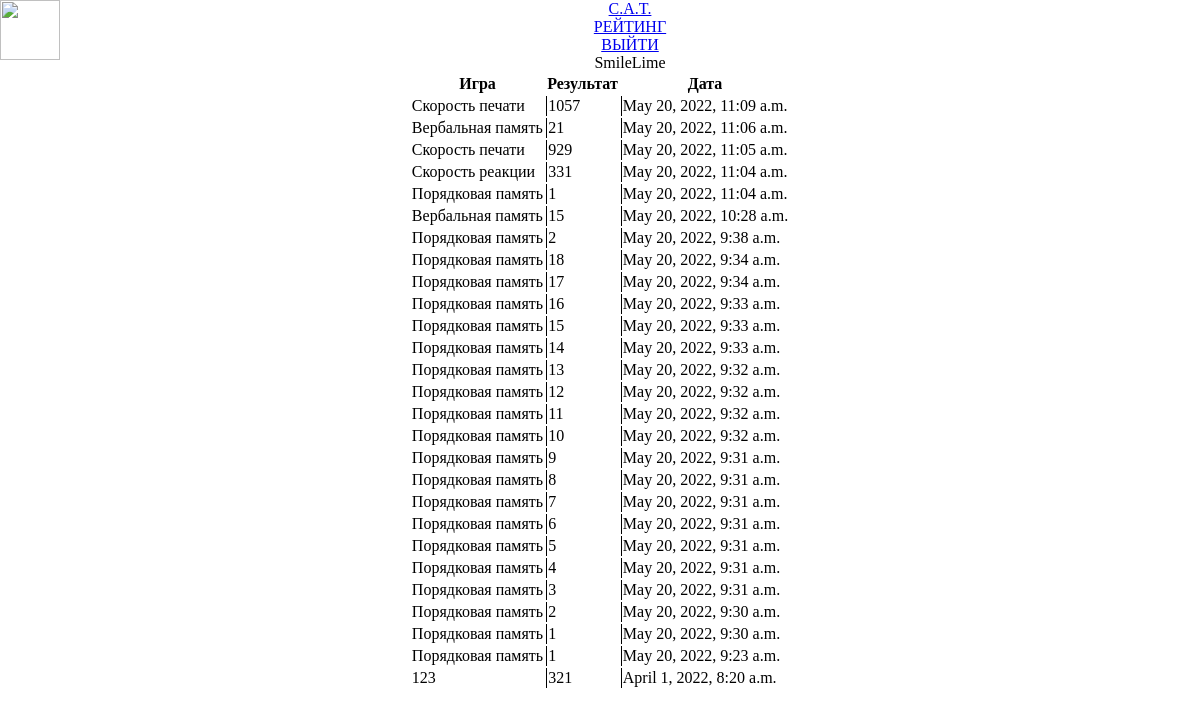
Screenshot of /results/ (signed in) with the database file from the repository.
### base/models.py (models this page shows, shortened)
class Result(models.Model):
    user = models.ForeignKey(User, on_delete=models.CASCADE)
    game = models.CharField(max_length=50)
    score = models.IntegerField()
    created = models.DateTimeField(auto_now_add=True)
    class Meta:
        ordering = ['-created']

### base/views.py (the view)
# urls.py: path('results/', ResultList.as_view(), name='results'),
class ResultList(LoginRequiredMixin,ListView):
    model = Result
    template_name = "base/result_list.html"
    context_object_name = 'results'
    def get_context_data(self, **kwargs):
        context = super().get_context_data(**kwargs)
        context['results'] = context['results'].filter(user=self.request.user)
        search_input = self.request.GET.get('search-area') or ''
        if search_input:
            context['results'] = context['results'].filter(title__icontains=search_input)
        context['search_inputs'] = search_input
        return context

### base/templates/base/result_list.html (shortened to what this page needs)
{% extends 'base/main.html' %}
{% block content %}
<body>
<div class="header">
            <div class="left-items">
                <a href="{% url 'games' %}">
                    <div class="logo">
                        <div><img src="https://emojis.wiki/emoji-pics/openmoji/black-cat-openmoji.png" width="60" height="60" class="displayed"></div>
                        <div>C.A.T.</div>
                    </div>
                </a>
                <a href="{% url 'results' %}">
                    <div class="rating">РЕЙТИНГ</div>
                </a>
            </div>
            <div class="right-items">
                {% if request.user.is_authenticated %}
                <a href="{%url 'logout'%}">
                    <div class="login">ВЫЙТИ</div>
                </a>
                {% else %}
                 <a href="{%url 'login'%}">
                    <div class="login">ВОЙТИ</div>
                </a>
                {%endif%}
                {% if request.user.is_authenticated %}
                <div class="signup">{{request.user}}</div>
                {% else %}
                <a href="{%url 'register'%}">
                <div class="signup">РЕГИСТРАЦИЯ</div>
                </a>
                {%endif%}
            </div>
        </div>
        <center>
<table>
    <tr>
        <th>
            Игра
        </th>
        <th>
            Результат
        </th>
        <th>
            Дата
        </th>
    </tr>
    {% for result in results %}
    <tr>
        <td>{{result.game}}</td>
        <td style="border-left:1px solid black">{{result.score}}</td>
        <td style="border-left:1px solid black">{{result.created}}</td>
    </tr>
    {% empty %}
        <h3>Нет результатов</h3>
    {% endfor %}
</table>
</center>
</body>
{% endblock content %}

### base/templates/base/main.html (shortened to what this page needs)
<!DOCTYPE html>
<html lang="en">
<head>
</head>
</head>
<body>
    <div class="container">
        {% block content %}
        {% endblock content %}
    </div>
</body>
</html>

### base/templates/base/main.html (style rules this page uses)
IMG.displayed { display: block; margin-left: auto; margin-right: auto; float: left; }
body { margin: 0; padding: 0; }
.header { margin: 0; text-align: center; }
a { color: "black"; }

### rows the page displays
Result: game "Скорость печати", score "1057", created "May 20, 2022, 11:09 a.m."
Result: game "Вербальная память", score "21", created "May 20, 2022, 11:06 a.m."
Result: game "Скорость печати", score "929", created "May 20, 2022, 11:05 a.m."
Result: game "Скорость реакции", score "331", created "May 20, 2022, 11:04 a.m."
Result: game "Порядковая память", score "1", created "May 20, 2022, 11:04 a.m."
Result: game "Вербальная память", score "15", created "May 20, 2022, 10:28 a.m."
Result: game "Порядковая память", score "2", created "May 20, 2022, 9:38 a.m."
Result: game "Порядковая память", score "18", created "May 20, 2022, 9:34 a.m."
Result: game "Порядковая память", score "17", created "May 20, 2022, 9:34 a.m."
Result: game "Порядковая память", score "16", created "May 20, 2022, 9:33 a.m."
Result: game "Порядковая память", score "15", created "May 20, 2022, 9:33 a.m."
Result: game "Порядковая память", score "14", created "May 20, 2022, 9:33 a.m."
Result: game "Порядковая память", score "13", created "May 20, 2022, 9:32 a.m."
Result: game "Порядковая память", score "12", created "May 20, 2022, 9:32 a.m."
Result: game "Порядковая память", score "11", created "May 20, 2022, 9:32 a.m."
Result: game "Порядковая память", score "10", created "May 20, 2022, 9:32 a.m."
Result: game "Порядковая память", score "9", created "May 20, 2022, 9:31 a.m."
Result: game "Порядковая память", score "8", created "May 20, 2022, 9:31 a.m."
Result: game "Порядковая память", score "7", created "May 20, 2022, 9:31 a.m."
Result: game "Порядковая память", score "6", created "May 20, 2022, 9:31 a.m."
Result: game "Порядковая память", score "5", created "May 20, 2022, 9:31 a.m."
Result: game "Порядковая память", score "4", created "May 20, 2022, 9:31 a.m."
Result: game "Порядковая память", score "3", created "May 20, 2022, 9:31 a.m."
Result: game "Порядковая память", score "2", created "May 20, 2022, 9:30 a.m."
Result: game "Порядковая память", score "1", created "May 20, 2022, 9:30 a.m."
Result: game "Порядковая память", score "1", created "May 20, 2022, 9:23 a.m."
Result: game "123", score "321", created "April 1, 2022, 8:20 a.m."

### other values shown
{{ request.user }} "SmileLime"
